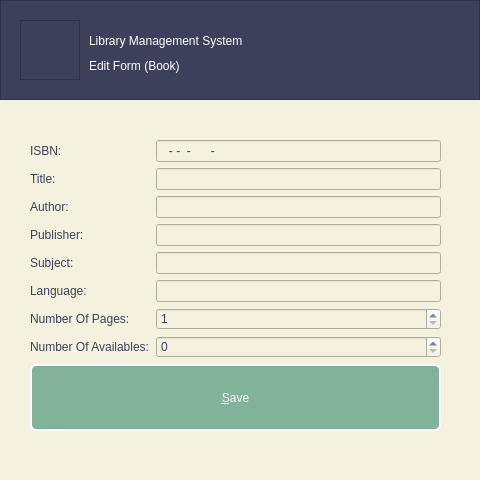
<?xml version="1.0" encoding="UTF-8"?>
<ui version="4.0">
 <class>editBook</class>
 <widget class="QWidget" name="editBook">
  <property name="geometry">
   <rect>
    <x>0</x>
    <y>0</y>
    <width>480</width>
    <height>480</height>
   </rect>
  </property>
  <property name="windowTitle">
   <string>Edit Book</string>
  </property>
  <property name="windowIcon">
   <iconset resource="res.qrc">
    <normaloff>:/icons/icons/library.png</normaloff>:/icons/icons/library.png</iconset>
  </property>
  <property name="styleSheet">
   <string notr="true">QWidget
{
	background-color: rgb(244, 241, 222);
	color: rgb(61, 64, 91);
}
QPushButton
{
	font: 10pt &quot;IRANYekan&quot;;
	background-color: rgb(129, 178, 154);
	color: rgb(255, 255, 255);
    border: 2px solid rgb(255, 255, 255);
    border-radius: 6px;
}
QPushButton:hover
{
	background-color: rgb(242, 204, 143);
}
QLineEdit
{
	font: 8pt &quot;IRANYekan&quot;;
}
QLabel
{
	font: 8pt &quot;IRANYekan&quot;;
}</string>
  </property>
  <widget class="QFrame" name="frame_top">
   <property name="geometry">
    <rect>
     <x>0</x>
     <y>0</y>
     <width>480</width>
     <height>100</height>
    </rect>
   </property>
   <property name="styleSheet">
    <string notr="true">background-color: rgb(61, 64, 91);
color: rgb(255, 255, 255);</string>
   </property>
   <property name="frameShape">
    <enum>QFrame::StyledPanel</enum>
   </property>
   <property name="frameShadow">
    <enum>QFrame::Raised</enum>
   </property>
   <widget class="QFrame" name="frame">
    <property name="geometry">
     <rect>
      <x>20</x>
      <y>20</y>
      <width>60</width>
      <height>60</height>
     </rect>
    </property>
    <property name="styleSheet">
     <string notr="true">image: url(:/icons/icons/edit-book.png);</string>
    </property>
    <property name="frameShape">
     <enum>QFrame::StyledPanel</enum>
    </property>
    <property name="frameShadow">
     <enum>QFrame::Raised</enum>
    </property>
   </widget>
   <widget class="QLabel" name="label_9">
    <property name="geometry">
     <rect>
      <x>89</x>
      <y>55</y>
      <width>311</width>
      <height>21</height>
     </rect>
    </property>
    <property name="styleSheet">
     <string notr="true">font: 25 8pt &quot;IRANYekan Light&quot;;</string>
    </property>
    <property name="text">
     <string>Edit Form (Book) </string>
    </property>
   </widget>
   <widget class="QLabel" name="label_title">
    <property name="geometry">
     <rect>
      <x>89</x>
      <y>25</y>
      <width>381</width>
      <height>31</height>
     </rect>
    </property>
    <property name="styleSheet">
     <string notr="true">font: 75 12pt &quot;IRANYekan&quot;;</string>
    </property>
    <property name="text">
     <string>Library Management System</string>
    </property>
   </widget>
  </widget>
  <widget class="QWidget" name="formLayoutWidget">
   <property name="geometry">
    <rect>
     <x>30</x>
     <y>140</y>
     <width>411</width>
     <height>291</height>
    </rect>
   </property>
   <layout class="QFormLayout" name="formLayout">
    <item row="0" column="0">
     <widget class="QLabel" name="label_isbn">
      <property name="text">
       <string>ISBN:</string>
      </property>
     </widget>
    </item>
    <item row="0" column="1">
     <widget class="QLineEdit" name="lineEdit_isbn">
      <property name="inputMask">
       <string>000-0-00-000000-0</string>
      </property>
      <property name="readOnly">
       <bool>true</bool>
      </property>
     </widget>
    </item>
    <item row="1" column="0">
     <widget class="QLabel" name="label_title_2">
      <property name="text">
       <string>Title:</string>
      </property>
     </widget>
    </item>
    <item row="1" column="1">
     <widget class="QLineEdit" name="lineEdit_title"/>
    </item>
    <item row="2" column="0">
     <widget class="QLabel" name="label_author">
      <property name="text">
       <string>Author:</string>
      </property>
     </widget>
    </item>
    <item row="2" column="1">
     <widget class="QLineEdit" name="lineEdit_author"/>
    </item>
    <item row="3" column="0">
     <widget class="QLabel" name="label_publisher">
      <property name="text">
       <string>Publisher:</string>
      </property>
     </widget>
    </item>
    <item row="3" column="1">
     <widget class="QLineEdit" name="lineEdit_publisher"/>
    </item>
    <item row="4" column="0">
     <widget class="QLabel" name="label_subject">
      <property name="text">
       <string>Subject:</string>
      </property>
     </widget>
    </item>
    <item row="5" column="0">
     <widget class="QLabel" name="label_language">
      <property name="text">
       <string>Language:</string>
      </property>
     </widget>
    </item>
    <item row="5" column="1">
     <widget class="QLineEdit" name="lineEdit_language"/>
    </item>
    <item row="6" column="0">
     <widget class="QLabel" name="label_numpages">
      <property name="text">
       <string>Number Of Pages:</string>
      </property>
     </widget>
    </item>
    <item row="6" column="1">
     <widget class="QSpinBox" name="spinBox_numpages">
      <property name="minimum">
       <number>1</number>
      </property>
      <property name="maximum">
       <number>1600</number>
      </property>
     </widget>
    </item>
    <item row="7" column="0">
     <widget class="QLabel" name="label_available">
      <property name="text">
       <string>Number Of Availables:</string>
      </property>
     </widget>
    </item>
    <item row="7" column="1">
     <widget class="QSpinBox" name="spinBox_available"/>
    </item>
    <item row="8" column="0" colspan="2">
     <widget class="QPushButton" name="pushButton_save">
      <property name="sizePolicy">
       <sizepolicy hsizetype="Expanding" vsizetype="Expanding">
        <horstretch>0</horstretch>
        <verstretch>0</verstretch>
       </sizepolicy>
      </property>
      <property name="text">
       <string>&amp;Save</string>
      </property>
     </widget>
    </item>
    <item row="4" column="1">
     <widget class="QLineEdit" name="lineEdit_subject"/>
    </item>
   </layout>
  </widget>
 </widget>
 <tabstops>
  <tabstop>lineEdit_isbn</tabstop>
  <tabstop>lineEdit_title</tabstop>
  <tabstop>lineEdit_author</tabstop>
  <tabstop>lineEdit_publisher</tabstop>
  <tabstop>lineEdit_subject</tabstop>
  <tabstop>lineEdit_language</tabstop>
  <tabstop>spinBox_numpages</tabstop>
  <tabstop>spinBox_available</tabstop>
  <tabstop>pushButton_save</tabstop>
 </tabstops>
 <resources>
  <include location="res.qrc"/>
 </resources>
 <connections/>
</ui>
